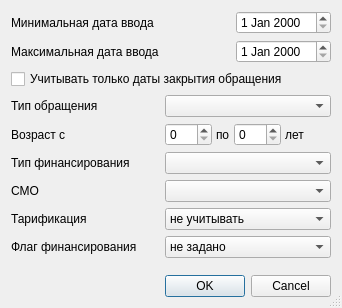
<?xml version="1.0" encoding="UTF-8"?>
<ui version="4.0">
 <class>ReportVisitsSetupDialog</class>
 <widget class="QDialog" name="ReportVisitsSetupDialog">
  <property name="windowModality">
   <enum>Qt::ApplicationModal</enum>
  </property>
  <property name="geometry">
   <rect>
    <x>0</x>
    <y>0</y>
    <width>315</width>
    <height>308</height>
   </rect>
  </property>
  <property name="windowTitle">
   <string>параметры отчёта</string>
  </property>
  <property name="sizeGripEnabled">
   <bool>true</bool>
  </property>
  <layout class="QGridLayout" name="gridLayout">
   <item row="4" column="1" colspan="2">
    <widget class="QFrame" name="frmAge_2">
     <property name="frameShape">
      <enum>QFrame::NoFrame</enum>
     </property>
     <property name="frameShadow">
      <enum>QFrame::Raised</enum>
     </property>
     <layout class="QHBoxLayout" name="_2">
      <property name="spacing">
       <number>4</number>
      </property>
      <property name="margin">
       <number>0</number>
      </property>
      <item>
       <widget class="QSpinBox" name="edtAgeFrom">
        <property name="sizePolicy">
         <sizepolicy hsizetype="Preferred" vsizetype="Fixed">
          <horstretch>0</horstretch>
          <verstretch>0</verstretch>
         </sizepolicy>
        </property>
        <property name="maximum">
         <number>150</number>
        </property>
       </widget>
      </item>
      <item>
       <widget class="QLabel" name="lblAgeTo">
        <property name="text">
         <string>по</string>
        </property>
        <property name="buddy">
         <cstring>edtAgeTo</cstring>
        </property>
       </widget>
      </item>
      <item>
       <widget class="QSpinBox" name="edtAgeTo">
        <property name="sizePolicy">
         <sizepolicy hsizetype="Preferred" vsizetype="Fixed">
          <horstretch>0</horstretch>
          <verstretch>0</verstretch>
         </sizepolicy>
        </property>
        <property name="maximum">
         <number>150</number>
        </property>
       </widget>
      </item>
      <item>
       <widget class="QLabel" name="lblAgeYears">
        <property name="text">
         <string>лет</string>
        </property>
        <property name="buddy">
         <cstring>edtAgeTo</cstring>
        </property>
       </widget>
      </item>
      <item>
       <spacer name="horizontalSpacer">
        <property name="orientation">
         <enum>Qt::Horizontal</enum>
        </property>
        <property name="sizeHint" stdset="0">
         <size>
          <width>20</width>
          <height>20</height>
         </size>
        </property>
       </spacer>
      </item>
     </layout>
    </widget>
   </item>
   <item row="2" column="0" colspan="3">
    <widget class="QCheckBox" name="chkOnlyEventExecDate">
     <property name="text">
      <string>Учитывать только даты закрытия обращения</string>
     </property>
    </widget>
   </item>
   <item row="3" column="0">
    <widget class="QLabel" name="lblEventType">
     <property name="text">
      <string>Тип обращения</string>
     </property>
     <property name="buddy">
      <cstring>cmbEventType</cstring>
     </property>
    </widget>
   </item>
   <item row="3" column="1" colspan="2">
    <widget class="CRBComboBox" name="cmbEventType"/>
   </item>
   <item row="4" column="0">
    <widget class="QLabel" name="lblAge">
     <property name="text">
      <string>Возраст с</string>
     </property>
     <property name="buddy">
      <cstring>edtAgeFrom</cstring>
     </property>
    </widget>
   </item>
   <item row="5" column="0">
    <widget class="QLabel" name="lblTypeFinance">
     <property name="text">
      <string>Тип финансирования</string>
     </property>
     <property name="buddy">
      <cstring>cmbTypeFinance</cstring>
     </property>
    </widget>
   </item>
   <item row="5" column="1" colspan="2">
    <widget class="CRBComboBox" name="cmbTypeFinance"/>
   </item>
   <item row="6" column="0">
    <widget class="QLabel" name="lblInsurer">
     <property name="text">
      <string>СМО</string>
     </property>
     <property name="buddy">
      <cstring>cmbInsurer</cstring>
     </property>
    </widget>
   </item>
   <item row="6" column="1" colspan="2">
    <widget class="CInsurerComboBox" name="cmbInsurer"/>
   </item>
   <item row="7" column="0">
    <widget class="QLabel" name="lblTariff">
     <property name="text">
      <string>Тарификация</string>
     </property>
     <property name="buddy">
      <cstring>cmbTariff</cstring>
     </property>
    </widget>
   </item>
   <item row="7" column="1" colspan="2">
    <widget class="QComboBox" name="cmbTariff">
     <item>
      <property name="text">
       <string>не учитывать</string>
      </property>
     </item>
     <item>
      <property name="text">
       <string>тарифицированные</string>
      </property>
     </item>
     <item>
      <property name="text">
       <string>не тарифицированные</string>
      </property>
     </item>
    </widget>
   </item>
   <item row="8" column="0">
    <widget class="QLabel" name="lblVisitPayStatus">
     <property name="text">
      <string>Флаг финансирования</string>
     </property>
     <property name="buddy">
      <cstring>cmbVisitPayStatus</cstring>
     </property>
    </widget>
   </item>
   <item row="8" column="1" colspan="2">
    <widget class="QComboBox" name="cmbVisitPayStatus">
     <item>
      <property name="text">
       <string>не задано</string>
      </property>
     </item>
     <item>
      <property name="text">
       <string>не выставлено</string>
      </property>
     </item>
     <item>
      <property name="text">
       <string>выставлено</string>
      </property>
     </item>
     <item>
      <property name="text">
       <string>отказано</string>
      </property>
     </item>
     <item>
      <property name="text">
       <string>оплачено</string>
      </property>
     </item>
    </widget>
   </item>
   <item row="10" column="1" colspan="2">
    <widget class="QDialogButtonBox" name="buttonBox">
     <property name="standardButtons">
      <set>QDialogButtonBox::Cancel|QDialogButtonBox::Ok</set>
     </property>
    </widget>
   </item>
   <item row="9" column="1">
    <spacer name="verticalSpacer">
     <property name="orientation">
      <enum>Qt::Vertical</enum>
     </property>
     <property name="sizeHint" stdset="0">
      <size>
       <width>20</width>
       <height>40</height>
      </size>
     </property>
    </spacer>
   </item>
   <item row="1" column="0">
    <widget class="QLabel" name="lblEndEventDate">
     <property name="text">
      <string>Максимальная дата ввода</string>
     </property>
     <property name="buddy">
      <cstring>edtEndEventDate</cstring>
     </property>
    </widget>
   </item>
   <item row="0" column="0">
    <widget class="QLabel" name="lblBegEventDate">
     <property name="text">
      <string>Минимальная дата ввода</string>
     </property>
     <property name="buddy">
      <cstring>edtBegEventDate</cstring>
     </property>
    </widget>
   </item>
   <item row="1" column="2">
    <widget class="CDateEdit" name="edtEndEventDate"/>
   </item>
   <item row="0" column="2">
    <widget class="CDateEdit" name="edtBegEventDate"/>
   </item>
  </layout>
 </widget>
 <customwidgets>
  <customwidget>
   <class>CDateEdit</class>
   <extends>QDateEdit</extends>
   <header>library/DateEdit</header>
  </customwidget>
  <customwidget>
   <class>CInsurerComboBox</class>
   <extends>QComboBox</extends>
   <header>Orgs/OrgComboBox.h</header>
  </customwidget>
  <customwidget>
   <class>CRBComboBox</class>
   <extends>QComboBox</extends>
   <header>library/crbcombobox.h</header>
  </customwidget>
 </customwidgets>
 <resources/>
 <connections>
  <connection>
   <sender>buttonBox</sender>
   <signal>accepted()</signal>
   <receiver>ReportVisitsSetupDialog</receiver>
   <slot>accept()</slot>
   <hints>
    <hint type="sourcelabel">
     <x>317</x>
     <y>393</y>
    </hint>
    <hint type="destinationlabel">
     <x>202</x>
     <y>203</y>
    </hint>
   </hints>
  </connection>
  <connection>
   <sender>buttonBox</sender>
   <signal>rejected()</signal>
   <receiver>ReportVisitsSetupDialog</receiver>
   <slot>reject()</slot>
   <hints>
    <hint type="sourcelabel">
     <x>317</x>
     <y>393</y>
    </hint>
    <hint type="destinationlabel">
     <x>202</x>
     <y>203</y>
    </hint>
   </hints>
  </connection>
 </connections>
</ui>
